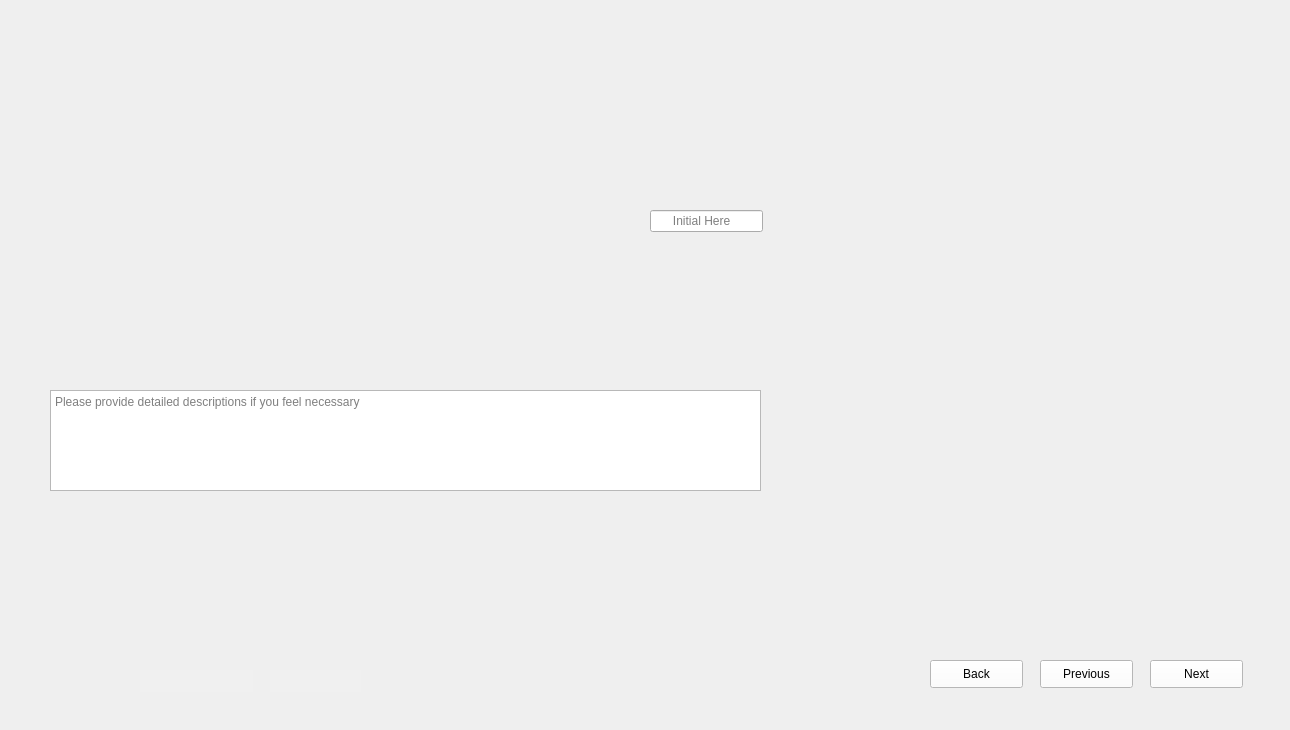
<?xml version="1.0" encoding="UTF-8"?>
<ui version="4.0">
 <class>Form</class>
 <widget class="QWidget" name="Form">
  <property name="geometry">
   <rect>
    <x>0</x>
    <y>0</y>
    <width>1290</width>
    <height>730</height>
   </rect>
  </property>
  <property name="windowTitle">
   <string>Form</string>
  </property>
  <widget class="QLabel" name="label">
   <property name="geometry">
    <rect>
     <x>0</x>
     <y>0</y>
     <width>1290</width>
     <height>730</height>
    </rect>
   </property>
   <property name="styleSheet">
    <string notr="true">background-image: url(:/images/images/Pre-Lap First Epoxy Fill_2.png);</string>
   </property>
   <property name="text">
    <string/>
   </property>
  </widget>
  <widget class="QLineEdit" name="lineEdit_Initials">
   <property name="geometry">
    <rect>
     <x>650</x>
     <y>210</y>
     <width>113</width>
     <height>22</height>
    </rect>
   </property>
   <property name="placeholderText">
    <string>      Initial Here</string>
   </property>
  </widget>
  <widget class="QTextEdit" name="textEdit_Comments">
   <property name="geometry">
    <rect>
     <x>50</x>
     <y>390</y>
     <width>711</width>
     <height>101</height>
    </rect>
   </property>
   <property name="placeholderText">
    <string>Please provide detailed descriptions if you feel necessary </string>
   </property>
  </widget>
  <widget class="QLineEdit" name="lineEdit_Dates">
   <property name="geometry">
    <rect>
     <x>140</x>
     <y>670</y>
     <width>113</width>
     <height>22</height>
    </rect>
   </property>
   <property name="styleSheet">
    <string notr="true">QLineEdit{
background-color: rgb(240, 240, 240);
border: none;
}</string>
   </property>
  </widget>
  <widget class="QLineEdit" name="lineEdit_Steps">
   <property name="geometry">
    <rect>
     <x>270</x>
     <y>670</y>
     <width>91</width>
     <height>22</height>
    </rect>
   </property>
   <property name="styleSheet">
    <string notr="true">QLineEdit{
background-color: rgb(240, 240, 240);
border: none;
}</string>
   </property>
  </widget>
  <widget class="QPushButton" name="pushButton_Next">
   <property name="geometry">
    <rect>
     <x>1150</x>
     <y>660</y>
     <width>93</width>
     <height>28</height>
    </rect>
   </property>
   <property name="styleSheet">
    <string notr="true">QPushButton{
background-color: rgb(255, 255, 255);
height: 35px;
}
QPushButton::hover{
background-color: rgb(0, 0, 255);
}
QPushButton:pressed{
padding-top:7px;
padding-top:7px;
}</string>
   </property>
   <property name="text">
    <string>Next</string>
   </property>
  </widget>
  <widget class="QPushButton" name="pushButton_Previous">
   <property name="geometry">
    <rect>
     <x>1040</x>
     <y>660</y>
     <width>93</width>
     <height>28</height>
    </rect>
   </property>
   <property name="styleSheet">
    <string notr="true">QPushButton{
background-color: rgb(255, 255, 255);
height: 35px;
}
QPushButton::hover{
background-color: rgb(0, 0, 255);
}
QPushButton:pressed{
padding-top:7px;
padding-top:7px;
}</string>
   </property>
   <property name="text">
    <string>Previous</string>
   </property>
  </widget>
  <widget class="QPushButton" name="pushButton_Back">
   <property name="geometry">
    <rect>
     <x>930</x>
     <y>660</y>
     <width>93</width>
     <height>28</height>
    </rect>
   </property>
   <property name="styleSheet">
    <string notr="true">QPushButton{
background-color: rgb(255, 255, 255);
height: 35px;
}
QPushButton::hover{
background-color: rgb(0, 0, 255);
}
QPushButton:pressed{
padding-top:7px;
padding-top:7px;
}</string>
   </property>
   <property name="text">
    <string>Back</string>
   </property>
  </widget>
 </widget>
 <resources>
  <include location="D:/ECED4901SYPIIFiles/SNYProject/UI_design/LoginUI_Design/resource.qrc"/>
 </resources>
 <connections/>
</ui>
